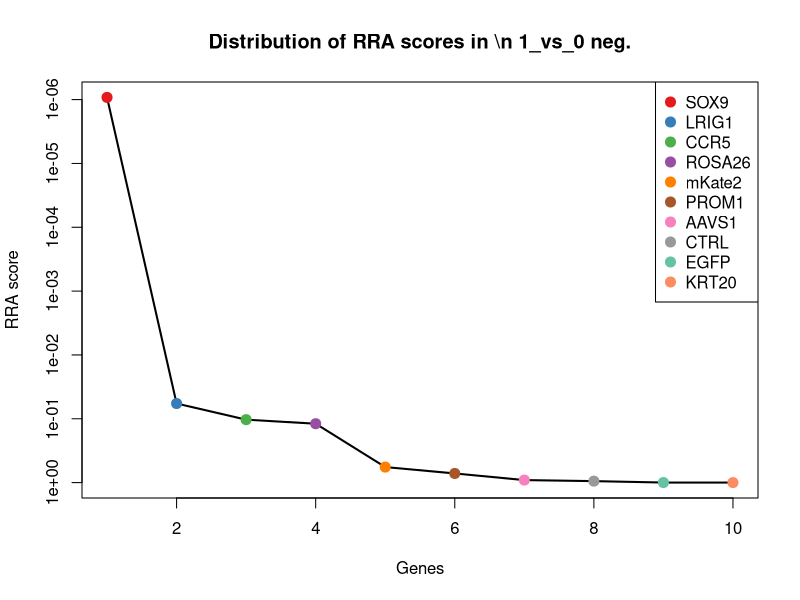
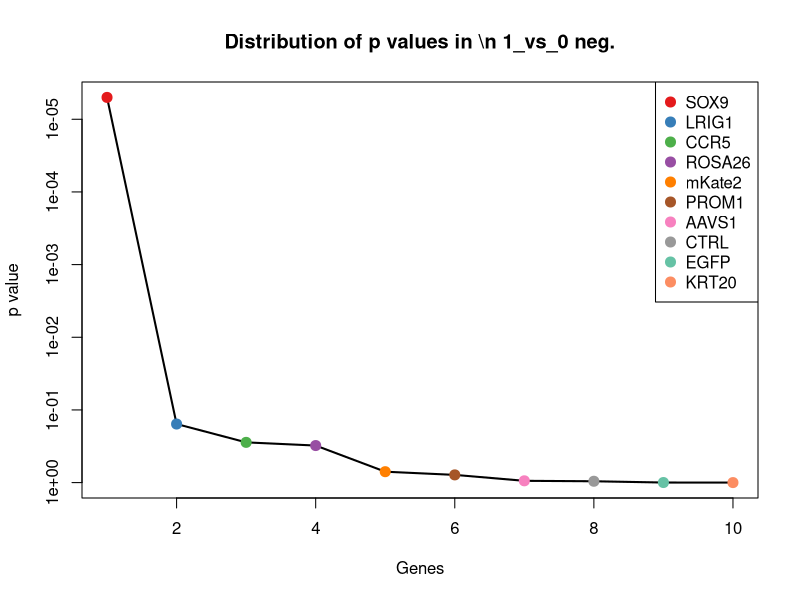
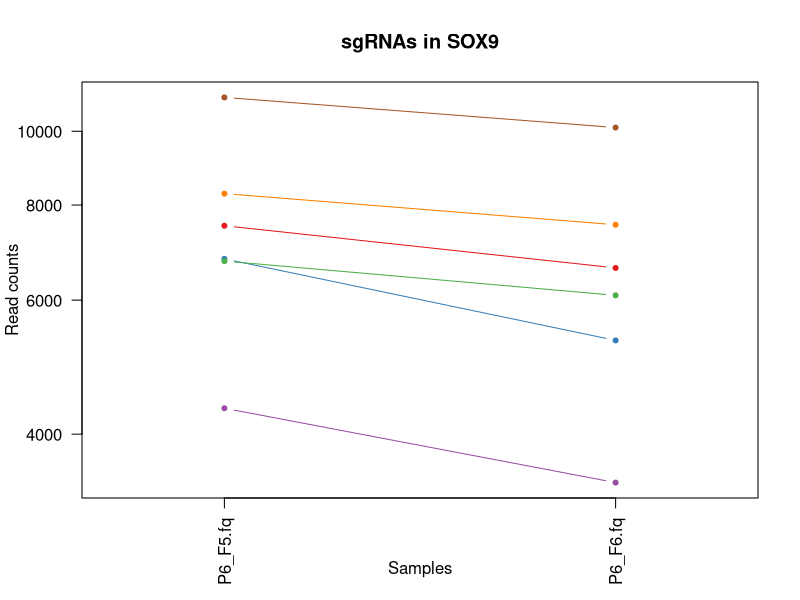
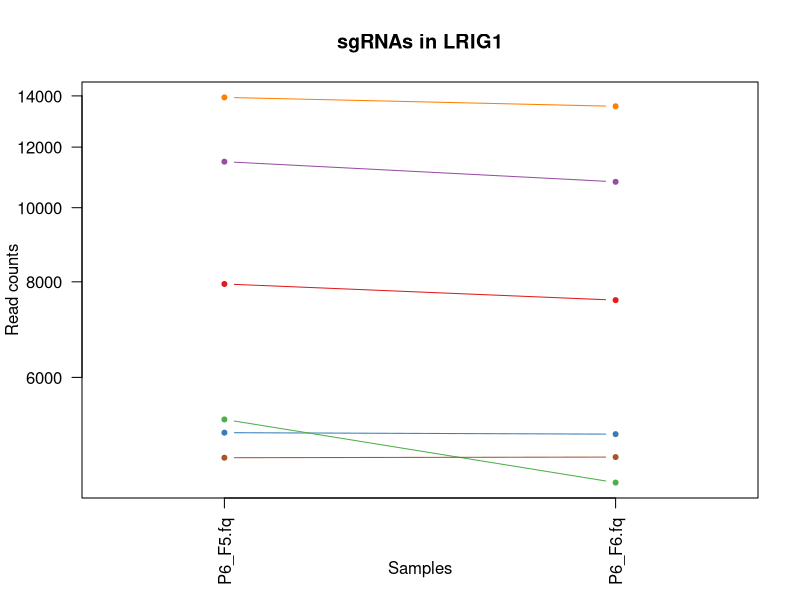
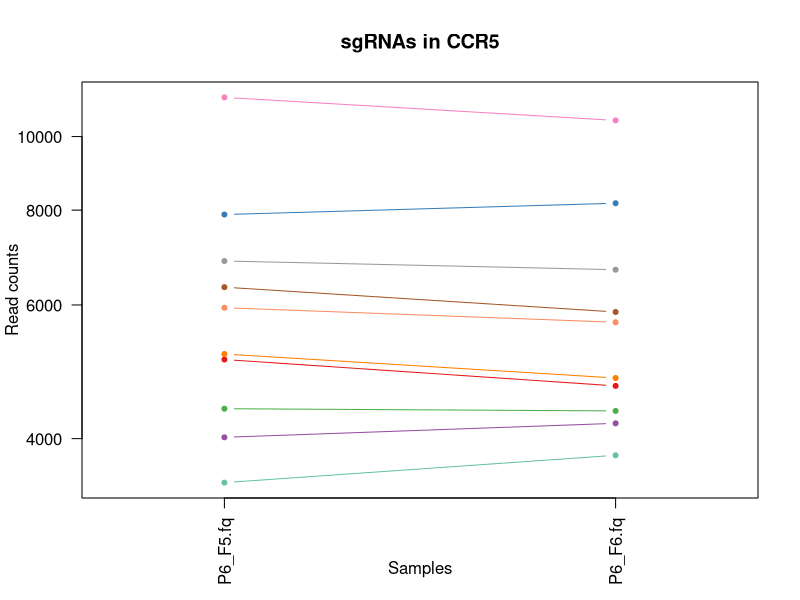
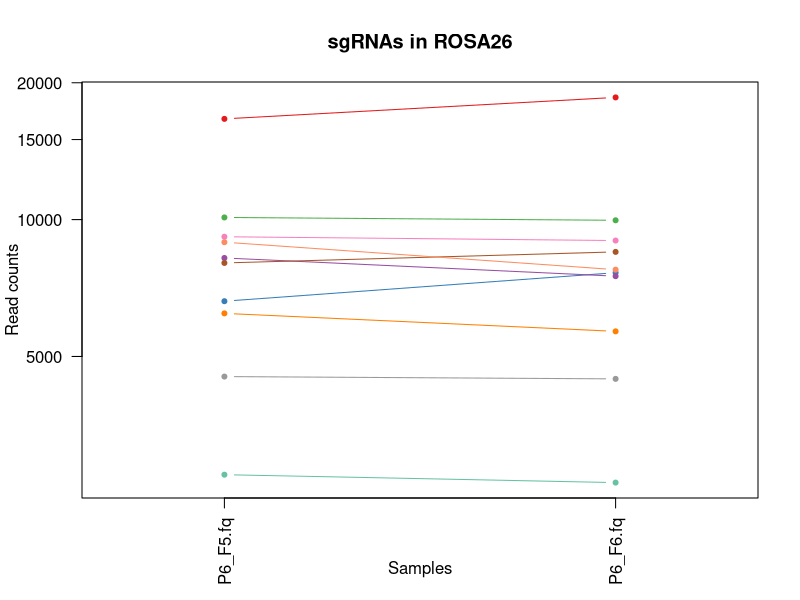
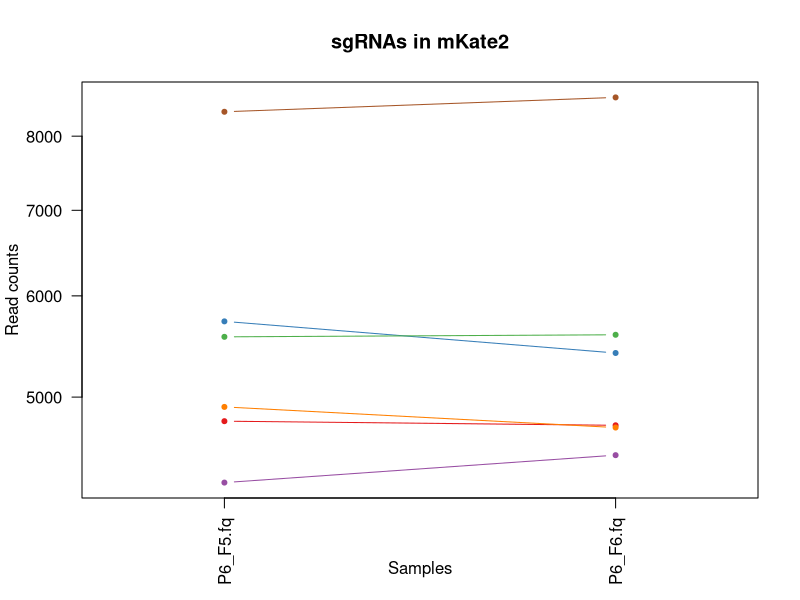
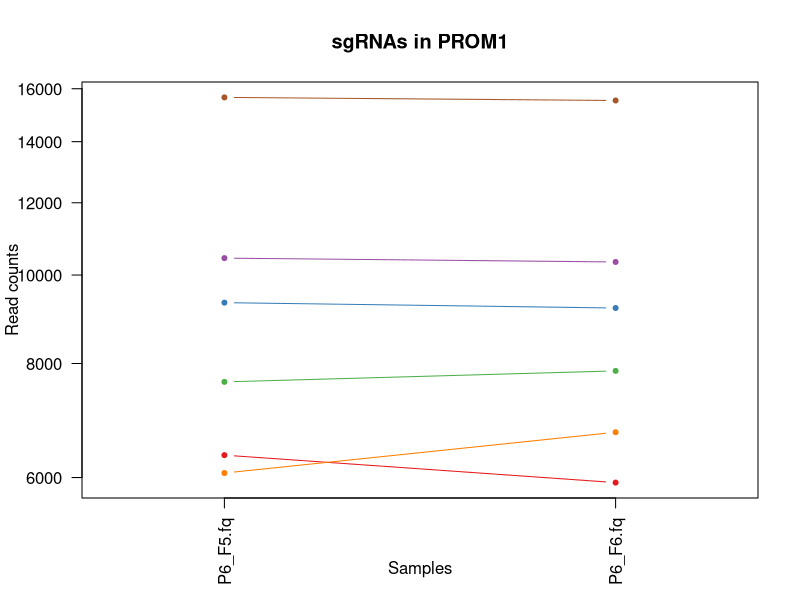

R code for these plots, in order: (Note: this script raises an error after producing the figures.)
pdf(file='P6_01_day3.pdf',width=4.5,height=4.5);
gstable=read.table('P6_01_day3.gene_summary.txt',header=T)
# 
#
# parameters
# Do not modify the variables beginning with "__"

# gstablename='__GENE_SUMMARY_FILE__'
startindex=3
# outputfile='__OUTPUT_FILE__'
targetgenelist=c("SOX9","LRIG1","CCR5","ROSA26","mKate2","PROM1","AAVS1","CTRL","EGFP","KRT20")
# samplelabel=sub('.\\w+.\\w+$','',colnames(gstable)[startindex]);
samplelabel='1_vs_0 neg.'


# You need to write some codes in front of this code:
# gstable=read.table(gstablename,header=T)
# pdf(file=outputfile,width=6,height=6)


# set up color using RColorBrewer
#library(RColorBrewer)
#colors <- brewer.pal(length(targetgenelist), "Set1")

colors=c( "#E41A1C", "#377EB8", "#4DAF4A", "#984EA3", "#FF7F00",  "#A65628", "#F781BF",
          "#999999", "#66C2A5", "#FC8D62", "#8DA0CB", "#E78AC3", "#A6D854", "#FFD92F", "#E5C494", "#B3B3B3", 
          "#8DD3C7", "#FFFFB3", "#BEBADA", "#FB8072", "#80B1D3", "#FDB462", "#B3DE69", "#FCCDE5",
          "#D9D9D9", "#BC80BD", "#CCEBC5", "#FFED6F")

######
# function definition

plotrankedvalues<-function(val, tglist, ...){
  
  plot(val,log='y',ylim=c(max(val),min(val)),type='l',lwd=2, ...)
  if(length(tglist)>0){
    for(i in 1:length(tglist)){
      targetgene=tglist[i];
      tx=which(names(val)==targetgene);ty=val[targetgene];
      points(tx,ty,col=colors[(i %% length(colors)) ],cex=2,pch=20)
      # text(tx+50,ty,targetgene,col=colors[i])
    }
    legend('topright',tglist,pch=20,pt.cex = 2,cex=1,col=colors)
  }
}



plotrandvalues<-function(val,targetgenelist, ...){
  # choose the one with the best distance distribution
  
  mindiffvalue=0;
  randval=val;
  for(i in 1:20){
    randval0=sample(val)
    vindex=sort(which(names(randval0) %in% targetgenelist))
    if(max(vindex)>0.9*length(val)){
      # print('pass...')
      next;
    }
    mindiffind=min(diff(vindex));
    if (mindiffind > mindiffvalue){
      mindiffvalue=mindiffind;
      randval=randval0;
      # print(paste('Diff: ',mindiffvalue))
    }
  }
  plot(randval,log='y',ylim=c(max(randval),min(randval)),pch=20,col='grey', ...)
  
  if(length(targetgenelist)>0){
    for(i in 1:length(targetgenelist)){
      targetgene=targetgenelist[i];
      tx=which(names(randval)==targetgene);ty=randval[targetgene];
      points(tx,ty,col=colors[(i %% length(colors)) ],cex=2,pch=20)
      text(tx+50,ty,targetgene,col=colors[i])
    }
  }
  
}




# set.seed(1235)



pvec=gstable[,startindex]
names(pvec)=gstable[,'id']
pvec=sort(pvec);

plotrankedvalues(pvec,targetgenelist,xlab='Genes',ylab='RRA score',main=paste('Distribution of RRA scores in \\n',samplelabel))

# plotrandvalues(pvec,targetgenelist,xlab='Genes',ylab='RRA score',main=paste('Distribution of RRA scores in \\n',samplelabel))


pvec=gstable[,startindex+1]
names(pvec)=gstable[,'id']
pvec=sort(pvec);

plotrankedvalues(pvec,targetgenelist,xlab='Genes',ylab='p value',main=paste('Distribution of p values in \\n',samplelabel))

# plotrandvalues(pvec,targetgenelist,xlab='Genes',ylab='p value',main=paste('Distribution of p values in \\n',samplelabel))



# you need to write after this code:
# dev.off()






# parameters
# Do not modify the variables beginning with "__"
targetmat=list(c(7512.956004536547,6613.16435844126),c(6797.2465165098465,5310.996983250611),c(6751.393262402286,6086.47878681176),c(4325.1580341892095,3454.05413927689),c(8279.502796030325,7536.118122058669),c(11077.548106463399,10112.362975286393))
targetgene="SOX9"
collabel=c("P6_F5.fq","P6_F6.fq")

# set up color using RColorBrewer
#library(RColorBrewer)
#colors <- brewer.pal(length(targetgenelist), "Set1")

colors=c( "#E41A1C", "#377EB8", "#4DAF4A", "#984EA3", "#FF7F00",  "#A65628", "#F781BF",
          "#999999", "#66C2A5", "#FC8D62", "#8DA0CB", "#E78AC3", "#A6D854", "#FFD92F", "#E5C494", "#B3B3B3", 
          "#8DD3C7", "#FFFFB3", "#BEBADA", "#FB8072", "#80B1D3", "#FDB462", "#B3DE69", "#FCCDE5",
          "#D9D9D9", "#BC80BD", "#CCEBC5", "#FFED6F")


## code

targetmatvec=unlist(targetmat)+1
yrange=range(targetmatvec[targetmatvec>0]);
# yrange[1]=1; # set the minimum value to 1
for(i in 1:length(targetmat)){
  vali=targetmat[[i]]+1;
  if(i==1){
    plot(1:length(vali),vali,type='b',las=1,pch=20,main=paste('sgRNAs in',targetgene),ylab='Read counts',xlab='Samples',xlim=c(0.7,length(vali)+0.3),ylim = yrange,col=colors[(i %% length(colors))],xaxt='n',log='y')
    axis(1,at=1:length(vali),labels=(collabel),las=2)
    # lines(0:100,rep(1,101),col='black');
  }else{
    lines(1:length(vali),vali,type='b',pch=20,col=colors[(i %% length(colors))])
  }
}




# parameters
# Do not modify the variables beginning with "__"
targetmat=list(c(7947.565108686465,7570.227282888008),c(5079.743107220146,5057.1846982558245),c(5286.082750704167,4370.9886392185335),c(11484.24653420002,10809.594351062588),c(13935.402009210684,13567.42032517591),c(4710.923454615858,4720.105932412945))
targetgene="LRIG1"
collabel=c("P6_F5.fq","P6_F6.fq")

# set up color using RColorBrewer
#library(RColorBrewer)
#colors <- brewer.pal(length(targetgenelist), "Set1")

colors=c( "#E41A1C", "#377EB8", "#4DAF4A", "#984EA3", "#FF7F00",  "#A65628", "#F781BF",
          "#999999", "#66C2A5", "#FC8D62", "#8DA0CB", "#E78AC3", "#A6D854", "#FFD92F", "#E5C494", "#B3B3B3", 
          "#8DD3C7", "#FFFFB3", "#BEBADA", "#FB8072", "#80B1D3", "#FDB462", "#B3DE69", "#FCCDE5",
          "#D9D9D9", "#BC80BD", "#CCEBC5", "#FFED6F")


## code

targetmatvec=unlist(targetmat)+1
yrange=range(targetmatvec[targetmatvec>0]);
# yrange[1]=1; # set the minimum value to 1
for(i in 1:length(targetmat)){
  vali=targetmat[[i]]+1;
  if(i==1){
    plot(1:length(vali),vali,type='b',las=1,pch=20,main=paste('sgRNAs in',targetgene),ylab='Read counts',xlab='Samples',xlim=c(0.7,length(vali)+0.3),ylim = yrange,col=colors[(i %% length(colors))],xaxt='n',log='y')
    axis(1,at=1:length(vali),labels=(collabel),las=2)
    # lines(0:100,rep(1,101),col='black');
  }else{
    lines(1:length(vali),vali,type='b',pch=20,col=colors[(i %% length(colors))])
  }
}




# parameters
# Do not modify the variables beginning with "__"
targetmat=list(c(5083.73034670776,4693.0192458719985),c(7892.740565731773,8168.140808014068),c(4378.985767271998,4349.921216353353),c(4015.1501640272268,4189.407518332934),c(5169.455995691459,4806.38204509892),c(6331.73630633092,5872.794926322078),c(11259.964313021737,10500.605482373281),c(6855.061489080248,6676.3666270368),c(3499.7994602531267,3802.1682218586734),c(5948.961315519983,5692.217016049107))
targetgene="CCR5"
collabel=c("P6_F5.fq","P6_F6.fq")

# set up color using RColorBrewer
#library(RColorBrewer)
#colors <- brewer.pal(length(targetgenelist), "Set1")

colors=c( "#E41A1C", "#377EB8", "#4DAF4A", "#984EA3", "#FF7F00",  "#A65628", "#F781BF",
          "#999999", "#66C2A5", "#FC8D62", "#8DA0CB", "#E78AC3", "#A6D854", "#FFD92F", "#E5C494", "#B3B3B3", 
          "#8DD3C7", "#FFFFB3", "#BEBADA", "#FB8072", "#80B1D3", "#FDB462", "#B3DE69", "#FCCDE5",
          "#D9D9D9", "#BC80BD", "#CCEBC5", "#FFED6F")


## code

targetmatvec=unlist(targetmat)+1
yrange=range(targetmatvec[targetmatvec>0]);
# yrange[1]=1; # set the minimum value to 1
for(i in 1:length(targetmat)){
  vali=targetmat[[i]]+1;
  if(i==1){
    plot(1:length(vali),vali,type='b',las=1,pch=20,main=paste('sgRNAs in',targetgene),ylab='Read counts',xlab='Samples',xlim=c(0.7,length(vali)+0.3),ylim = yrange,col=colors[(i %% length(colors))],xaxt='n',log='y')
    axis(1,at=1:length(vali),labels=(collabel),las=2)
    # lines(0:100,rep(1,101),col='black');
  }else{
    lines(1:length(vali),vali,type='b',pch=20,col=colors[(i %% length(colors))])
  }
}




# parameters
# Do not modify the variables beginning with "__"
targetmat=list(c(16655.696149635285,18568.425229124587),c(6613.833500079605,7641.455236384569),c(10108.648910973214,9964.891015230132),c(8232.652732050861,7508.028224905096),c(6218.099980933923,5677.168856859692),c(8028.306708310647,8490.171414667535),c(9167.660391896326,8992.77993159397),c(4514.551909850871,4462.280804967646),c(2746.2111970940937,2638.443911210636),c(8918.457923920456,7759.834088674628))
targetgene="ROSA26"
collabel=c("P6_F5.fq","P6_F6.fq")

# set up color using RColorBrewer
#library(RColorBrewer)
#colors <- brewer.pal(length(targetgenelist), "Set1")

colors=c( "#E41A1C", "#377EB8", "#4DAF4A", "#984EA3", "#FF7F00",  "#A65628", "#F781BF",
          "#999999", "#66C2A5", "#FC8D62", "#8DA0CB", "#E78AC3", "#A6D854", "#FFD92F", "#E5C494", "#B3B3B3", 
          "#8DD3C7", "#FFFFB3", "#BEBADA", "#FB8072", "#80B1D3", "#FDB462", "#B3DE69", "#FCCDE5",
          "#D9D9D9", "#BC80BD", "#CCEBC5", "#FFED6F")


## code

targetmatvec=unlist(targetmat)+1
yrange=range(targetmatvec[targetmatvec>0]);
# yrange[1]=1; # set the minimum value to 1
for(i in 1:length(targetmat)){
  vali=targetmat[[i]]+1;
  if(i==1){
    plot(1:length(vali),vali,type='b',las=1,pch=20,main=paste('sgRNAs in',targetgene),ylab='Read counts',xlab='Samples',xlim=c(0.7,length(vali)+0.3),ylim = yrange,col=colors[(i %% length(colors))],xaxt='n',log='y')
    axis(1,at=1:length(vali),labels=(collabel),las=2)
    # lines(0:100,rep(1,101),col='black');
  }else{
    lines(1:length(vali),vali,type='b',pch=20,col=colors[(i %% length(colors))])
  }
}




# parameters
# Do not modify the variables beginning with "__"
targetmat=list(c(4786.681004880522,4751.205461404401),c(5729.6631437012165,5412.321255126001),c(5572.167183940466,5592.899165398972),c(4285.2856393130705,4502.409229472752),c(4911.282238868457,4732.144459764476),c(8358.2507759107,8577.450737966137))
targetgene="mKate2"
collabel=c("P6_F5.fq","P6_F6.fq")

# set up color using RColorBrewer
#library(RColorBrewer)
#colors <- brewer.pal(length(targetgenelist), "Set1")

colors=c( "#E41A1C", "#377EB8", "#4DAF4A", "#984EA3", "#FF7F00",  "#A65628", "#F781BF",
          "#999999", "#66C2A5", "#FC8D62", "#8DA0CB", "#E78AC3", "#A6D854", "#FFD92F", "#E5C494", "#B3B3B3", 
          "#8DD3C7", "#FFFFB3", "#BEBADA", "#FB8072", "#80B1D3", "#FDB462", "#B3DE69", "#FCCDE5",
          "#D9D9D9", "#BC80BD", "#CCEBC5", "#FFED6F")


## code

targetmatvec=unlist(targetmat)+1
yrange=range(targetmatvec[targetmatvec>0]);
# yrange[1]=1; # set the minimum value to 1
for(i in 1:length(targetmat)){
  vali=targetmat[[i]]+1;
  if(i==1){
    plot(1:length(vali),vali,type='b',las=1,pch=20,main=paste('sgRNAs in',targetgene),ylab='Read counts',xlab='Samples',xlim=c(0.7,length(vali)+0.3),ylim = yrange,col=colors[(i %% length(colors))],xaxt='n',log='y')
    axis(1,at=1:length(vali),labels=(collabel),las=2)
    # lines(0:100,rep(1,101),col='black');
  }else{
    lines(1:length(vali),vali,type='b',pch=20,col=colors[(i %% length(colors))])
  }
}




# parameters
# Do not modify the variables beginning with "__"
targetmat=list(c(6347.685264281376,5922.955456953458),c(9326.15316152898,9200.444528407888),c(7636.560428652579,7851.126254423742),c(10434.605739085653,10334.072520677097),c(6067.581690276497,6725.523947055553),c(15651.90860862848,15530.70349408816))
targetgene="PROM1"
collabel=c("P6_F5.fq","P6_F6.fq")

# set up color using RColorBrewer
#library(RColorBrewer)
#colors <- brewer.pal(length(targetgenelist), "Set1")

colors=c( "#E41A1C", "#377EB8", "#4DAF4A", "#984EA3", "#FF7F00",  "#A65628", "#F781BF",
          "#999999", "#66C2A5", "#FC8D62", "#8DA0CB", "#E78AC3", "#A6D854", "#FFD92F", "#E5C494", "#B3B3B3", 
          "#8DD3C7", "#FFFFB3", "#BEBADA", "#FB8072", "#80B1D3", "#FDB462", "#B3DE69", "#FCCDE5",
          "#D9D9D9", "#BC80BD", "#CCEBC5", "#FFED6F")


## code

targetmatvec=unlist(targetmat)+1
yrange=range(targetmatvec[targetmatvec>0]);
# yrange[1]=1; # set the minimum value to 1
for(i in 1:length(targetmat)){
  vali=targetmat[[i]]+1;
  if(i==1){
    plot(1:length(vali),vali,type='b',las=1,pch=20,main=paste('sgRNAs in',targetgene),ylab='Read counts',xlab='Samples',xlim=c(0.7,length(vali)+0.3),ylim = yrange,col=colors[(i %% length(colors))],xaxt='n',log='y')
    axis(1,at=1:length(vali),labels=(collabel),las=2)
    # lines(0:100,rep(1,101),col='black');
  }else{
    lines(1:length(vali),vali,type='b',pch=20,col=colors[(i %% length(colors))])
  }
}




# parameters
# Do not modify the variables beginning with "__"
targetmat=list(c(8972.285657003245,9334.874750499988),c(4571.37007254937,5592.899165398972),c(6300.835200301912,6773.678056461679),c(3801.832851439882,3905.4989149593184),c(6603.865401360571,6241.9764317690415),c(2037.4793781707178,2028.4918587330444),c(5140.548509406259,5278.894243646528),c(9605.259925661956,10175.565243881932),c(2611.641864387124,2771.8709226901096),c(3651.314560782456,3613.564626684681))
targetgene="AAVS1"
collabel=c("P6_F5.fq","P6_F6.fq")

# set up color using RColorBrewer
#library(RColorBrewer)
#colors <- brewer.pal(length(targetgenelist), "Set1")

colors=c( "#E41A1C", "#377EB8", "#4DAF4A", "#984EA3", "#FF7F00",  "#A65628", "#F781BF",
          "#999999", "#66C2A5", "#FC8D62", "#8DA0CB", "#E78AC3", "#A6D854", "#FFD92F", "#E5C494", "#B3B3B3", 
          "#8DD3C7", "#FFFFB3", "#BEBADA", "#FB8072", "#80B1D3", "#FDB462", "#B3DE69", "#FCCDE5",
          "#D9D9D9", "#BC80BD", "#CCEBC5", "#FFED6F")


## code

targetmatvec=unlist(targetmat)+1
yrange=range(targetmatvec[targetmatvec>0]);
# yrange[1]=1; # set the minimum value to 1
for(i in 1:length(targetmat)){
  vali=targetmat[[i]]+1;
  if(i==1){
    plot(1:length(vali),vali,type='b',las=1,pch=20,main=paste('sgRNAs in',targetgene),ylab='Read counts',xlab='Samples',xlim=c(0.7,length(vali)+0.3),ylim = yrange,col=colors[(i %% length(colors))],xaxt='n',log='y')
    axis(1,at=1:length(vali),labels=(collabel),las=2)
    # lines(0:100,rep(1,101),col='black');
  }else{
    lines(1:length(vali),vali,type='b',pch=20,col=colors[(i %% length(colors))])
  }
}




# parameters
# Do not modify the variables beginning with "__"
targetmat=list(c(5408.690364948296,5565.812478858026),c(4839.511928091407,4944.825109641531),c(17255.775692521183,17325.44728007897),c(3034.2892500742005,3184.1904844800606),c(5642.940684845614,5534.712949866571),c(11353.664440980665,11373.39871535931),c(6399.519377620357,6246.99248483218),c(6645.731415980516,6868.983064661303),c(6067.581690276497,6043.340730468773),c(9999.996634935735,9621.792985711487))
targetgene="CTRL"
collabel=c("P6_F5.fq","P6_F6.fq")

# set up color using RColorBrewer
#library(RColorBrewer)
#colors <- brewer.pal(length(targetgenelist), "Set1")

colors=c( "#E41A1C", "#377EB8", "#4DAF4A", "#984EA3", "#FF7F00",  "#A65628", "#F781BF",
          "#999999", "#66C2A5", "#FC8D62", "#8DA0CB", "#E78AC3", "#A6D854", "#FFD92F", "#E5C494", "#B3B3B3", 
          "#8DD3C7", "#FFFFB3", "#BEBADA", "#FB8072", "#80B1D3", "#FDB462", "#B3DE69", "#FCCDE5",
          "#D9D9D9", "#BC80BD", "#CCEBC5", "#FFED6F")


## code

targetmatvec=unlist(targetmat)+1
yrange=range(targetmatvec[targetmatvec>0]);
# yrange[1]=1; # set the minimum value to 1
for(i in 1:length(targetmat)){
  vali=targetmat[[i]]+1;
  if(i==1){
    plot(1:length(vali),vali,type='b',las=1,pch=20,main=paste('sgRNAs in',targetgene),ylab='Read counts',xlab='Samples',xlim=c(0.7,length(vali)+0.3),ylim = yrange,col=colors[(i %% length(colors))],xaxt='n',log='y')
    axis(1,at=1:length(vali),labels=(collabel),las=2)
    # lines(0:100,rep(1,101),col='black');
  }else{
    lines(1:length(vali),vali,type='b',pch=20,col=colors[(i %% length(colors))])
  }
}




# parameters
# Do not modify the variables beginning with "__"
targetmat=list(c(2972.487038016184,3635.635260162489),c(5115.628262608671,5874.801347547333),c(3615.4294053939307,3770.06548225459),c(3264.552330483905,3982.746132131645),c(4826.553399756662,5467.49783882052),c(9971.089148650533,10257.828514117398))
targetgene="EGFP"
collabel=c("P6_F5.fq","P6_F6.fq")

# set up color using RColorBrewer
#library(RColorBrewer)
#colors <- brewer.pal(length(targetgenelist), "Set1")

colors=c( "#E41A1C", "#377EB8", "#4DAF4A", "#984EA3", "#FF7F00",  "#A65628", "#F781BF",
          "#999999", "#66C2A5", "#FC8D62", "#8DA0CB", "#E78AC3", "#A6D854", "#FFD92F", "#E5C494", "#B3B3B3", 
          "#8DD3C7", "#FFFFB3", "#BEBADA", "#FB8072", "#80B1D3", "#FDB462", "#B3DE69", "#FCCDE5",
          "#D9D9D9", "#BC80BD", "#CCEBC5", "#FFED6F")


## code

targetmatvec=unlist(targetmat)+1
yrange=range(targetmatvec[targetmatvec>0]);
# yrange[1]=1; # set the minimum value to 1
for(i in 1:length(targetmat)){
  vali=targetmat[[i]]+1;
  if(i==1){
    plot(1:length(vali),vali,type='b',las=1,pch=20,main=paste('sgRNAs in',targetgene),ylab='Read counts',xlab='Samples',xlim=c(0.7,length(vali)+0.3),ylim = yrange,col=colors[(i %% length(colors))],xaxt='n',log='y')
    axis(1,at=1:length(vali),labels=(collabel),las=2)
    # lines(0:100,rep(1,101),col='black');
  }else{
    lines(1:length(vali),vali,type='b',pch=20,col=colors[(i %% length(colors))])
  }
}




# parameters
# Do not modify the variables beginning with "__"
targetmat=list(c(2917.662495061493,3349.7202355636177),c(5238.2358768528,5689.207384211224),c(3644.3368916791314,4061.9997705292267),c(1825.1588754552763,2364.5674139632965),c(6104.463655536926,7111.760032917186),c(3758.970026948032,4344.905163290215))
targetgene="KRT20"
collabel=c("P6_F5.fq","P6_F6.fq")

# set up color using RColorBrewer
#library(RColorBrewer)
#colors <- brewer.pal(length(targetgenelist), "Set1")

colors=c( "#E41A1C", "#377EB8", "#4DAF4A", "#984EA3", "#FF7F00",  "#A65628", "#F781BF",
          "#999999", "#66C2A5", "#FC8D62", "#8DA0CB", "#E78AC3", "#A6D854", "#FFD92F", "#E5C494", "#B3B3B3", 
          "#8DD3C7", "#FFFFB3", "#BEBADA", "#FB8072", "#80B1D3", "#FDB462", "#B3DE69", "#FCCDE5",
          "#D9D9D9", "#BC80BD", "#CCEBC5", "#FFED6F")


## code

targetmatvec=unlist(targetmat)+1
yrange=range(targetmatvec[targetmatvec>0]);
# yrange[1]=1; # set the minimum value to 1
for(i in 1:length(targetmat)){
  vali=targetmat[[i]]+1;
  if(i==1){
    plot(1:length(vali),vali,type='b',las=1,pch=20,main=paste('sgRNAs in',targetgene),ylab='Read counts',xlab='Samples',xlim=c(0.7,length(vali)+0.3),ylim = yrange,col=colors[(i %% length(colors))],xaxt='n',log='y')
    axis(1,at=1:length(vali),labels=(collabel),las=2)
    # lines(0:100,rep(1,101),col='black');
  }else{
    lines(1:length(vali),vali,type='b',pch=20,col=colors[(i %% length(colors))])
  }
}



# 
#
# parameters
# Do not modify the variables beginning with "__"

# gstablename='__GENE_SUMMARY_FILE__'
startindex=9
# outputfile='__OUTPUT_FILE__'
targetgenelist=c("KRT20","EGFP","AAVS1","ROSA26","PROM1","CCR5","mKate2","CTRL","LRIG1","SOX9")
# samplelabel=sub('.\\w+.\\w+$','',colnames(gstable)[startindex]);
samplelabel='1_vs_0 pos.'


# You need to write some codes in front of this code:
# gstable=read.table(gstablename,header=T)
# pdf(file=outputfile,width=6,height=6)


# set up color using RColorBrewer
#library(RColorBrewer)
#colors <- brewer.pal(length(targetgenelist), "Set1")

colors=c( "#E41A1C", "#377EB8", "#4DAF4A", "#984EA3", "#FF7F00",  "#A65628", "#F781BF",
          "#999999", "#66C2A5", "#FC8D62", "#8DA0CB", "#E78AC3", "#A6D854", "#FFD92F", "#E5C494", "#B3B3B3", 
          "#8DD3C7", "#FFFFB3", "#BEBADA", "#FB8072", "#80B1D3", "#FDB462", "#B3DE69", "#FCCDE5",
          "#D9D9D9", "#BC80BD", "#CCEBC5", "#FFED6F")

######
# function definition

plotrankedvalues<-function(val, tglist, ...){
  
  plot(val,log='y',ylim=c(max(val),min(val)),type='l',lwd=2, ...)
  if(length(tglist)>0){
    for(i in 1:length(tglist)){
      targetgene=tglist[i];
      tx=which(names(val)==targetgene);ty=val[targetgene];
      points(tx,ty,col=colors[(i %% length(colors)) ],cex=2,pch=20)
      # text(tx+50,ty,targetgene,col=colors[i])
    }
    legend('topright',tglist,pch=20,pt.cex = 2,cex=1,col=colors)
  }
}



plotrandvalues<-function(val,targetgenelist, ...){
  # choose the one with the best distance distribution
  
  mindiffvalue=0;
  randval=val;
  for(i in 1:20){
    randval0=sample(val)
    vindex=sort(which(names(randval0) %in% targetgenelist))
    if(max(vindex)>0.9*length(val)){
      # print('pass...')
      next;
    }
    mindiffind=min(diff(vindex));
    if (mindiffind > mindiffvalue){
      mindiffvalue=mindiffind;
      randval=randval0;
      # print(paste('Diff: ',mindiffvalue))
    }
  }
  plot(randval,log='y',ylim=c(max(randval),min(randval)),pch=20,col='grey', ...)
  
  if(length(targetgenelist)>0){
    for(i in 1:length(targetgenelist)){
      targetgene=targetgenelist[i];
      tx=which(names(randval)==targetgene);ty=randval[targetgene];
      points(tx,ty,col=colors[(i %% length(colors)) ],cex=2,pch=20)
      text(tx+50,ty,targetgene,col=colors[i])
    }
  }
  
}




# set.seed(1235)



pvec=gstable[,startindex]
names(pvec)=gstable[,'id']
pvec=sort(pvec);

plotrankedvalues(pvec,targetgenelist,xlab='Genes',ylab='RRA score',main=paste('Distribution of RRA scores in \\n',samplelabel))

# plotrandvalues(pvec,targetgenelist,xlab='Genes',ylab='RRA score',main=paste('Distribution of RRA scores in \\n',samplelabel))


pvec=gstable[,startindex+1]
names(pvec)=gstable[,'id']
pvec=sort(pvec);

plotrankedvalues(pvec,targetgenelist,xlab='Genes',ylab='p value',main=paste('Distribution of p values in \\n',samplelabel))

# plotrandvalues(pvec,targetgenelist,xlab='Genes',ylab='p value',main=paste('Distribution of p values in \\n',samplelabel))



# you need to write after this code:
# dev.off()






# parameters
# Do not modify the variables beginning with "__"
targetmat=list(c(2917.662495061493,3349.7202355636177),c(5238.2358768528,5689.207384211224),c(3644.3368916791314,4061.9997705292267),c(1825.1588754552763,2364.5674139632965),c(6104.463655536926,7111.760032917186),c(3758.970026948032,4344.905163290215))
targetgene="KRT20"
collabel=c("P6_F5.fq","P6_F6.fq")

# set up color using RColorBrewer
#library(RColorBrewer)
#colors <- brewer.pal(length(targetgenelist), "Set1")

colors=c( "#E41A1C", "#377EB8", "#4DAF4A", "#984EA3", "#FF7F00",  "#A65628", "#F781BF",
          "#999999", "#66C2A5", "#FC8D62", "#8DA0CB", "#E78AC3", "#A6D854", "#FFD92F", "#E5C494", "#B3B3B3", 
          "#8DD3C7", "#FFFFB3", "#BEBADA", "#FB8072", "#80B1D3", "#FDB462", "#B3DE69", "#FCCDE5",
          "#D9D9D9", "#BC80BD", "#CCEBC5", "#FFED6F")


## code

targetmatvec=unlist(targetmat)+1
yrange=range(targetmatvec[targetmatvec>0]);
# yrange[1]=1; # set the minimum value to 1
for(i in 1:length(targetmat)){
  vali=targetmat[[i]]+1;
  if(i==1){
    plot(1:length(vali),vali,type='b',las=1,pch=20,main=paste('sgRNAs in',targetgene),ylab='Read counts',xlab='Samples',xlim=c(0.7,length(vali)+0.3),ylim = yrange,col=colors[(i %% length(colors))],xaxt='n',log='y')
    axis(1,at=1:length(vali),labels=(collabel),las=2)
    # lines(0:100,rep(1,101),col='black');
  }else{
    lines(1:length(vali),vali,type='b',pch=20,col=colors[(i %% length(colors))])
  }
}




# parameters
# Do not modify the variables beginning with "__"
targetmat=list(c(2972.487038016184,3635.635260162489),c(5115.628262608671,5874.801347547333),c(3615.4294053939307,3770.06548225459),c(3264.552330483905,3982.746132131645),c(4826.553399756662,5467.49783882052),c(9971.089148650533,10257.828514117398))
targetgene="EGFP"
collabel=c("P6_F5.fq","P6_F6.fq")

# set up color using RColorBrewer
#library(RColorBrewer)
#colors <- brewer.pal(length(targetgenelist), "Set1")

colors=c( "#E41A1C", "#377EB8", "#4DAF4A", "#984EA3", "#FF7F00",  "#A65628", "#F781BF",
          "#999999", "#66C2A5", "#FC8D62", "#8DA0CB", "#E78AC3", "#A6D854", "#FFD92F", "#E5C494", "#B3B3B3", 
          "#8DD3C7", "#FFFFB3", "#BEBADA", "#FB8072", "#80B1D3", "#FDB462", "#B3DE69", "#FCCDE5",
          "#D9D9D9", "#BC80BD", "#CCEBC5", "#FFED6F")


## code

targetmatvec=unlist(targetmat)+1
yrange=range(targetmatvec[targetmatvec>0]);
# yrange[1]=1; # set the minimum value to 1
for(i in 1:length(targetmat)){
  vali=targetmat[[i]]+1;
  if(i==1){
    plot(1:length(vali),vali,type='b',las=1,pch=20,main=paste('sgRNAs in',targetgene),ylab='Read counts',xlab='Samples',xlim=c(0.7,length(vali)+0.3),ylim = yrange,col=colors[(i %% length(colors))],xaxt='n',log='y')
    axis(1,at=1:length(vali),labels=(collabel),las=2)
    # lines(0:100,rep(1,101),col='black');
  }else{
    lines(1:length(vali),vali,type='b',pch=20,col=colors[(i %% length(colors))])
  }
}




# parameters
# Do not modify the variables beginning with "__"
targetmat=list(c(8972.285657003245,9334.874750499988),c(4571.37007254937,5592.899165398972),c(6300.835200301912,6773.678056461679),c(3801.832851439882,3905.4989149593184),c(6603.865401360571,6241.9764317690415),c(2037.4793781707178,2028.4918587330444),c(5140.548509406259,5278.894243646528),c(9605.259925661956,10175.565243881932),c(2611.641864387124,2771.8709226901096),c(3651.314560782456,3613.564626684681))
targetgene="AAVS1"
collabel=c("P6_F5.fq","P6_F6.fq")

# set up color using RColorBrewer
#library(RColorBrewer)
#colors <- brewer.pal(length(targetgenelist), "Set1")

colors=c( "#E41A1C", "#377EB8", "#4DAF4A", "#984EA3", "#FF7F00",  "#A65628", "#F781BF",
          "#999999", "#66C2A5", "#FC8D62", "#8DA0CB", "#E78AC3", "#A6D854", "#FFD92F", "#E5C494", "#B3B3B3", 
          "#8DD3C7", "#FFFFB3", "#BEBADA", "#FB8072", "#80B1D3", "#FDB462", "#B3DE69", "#FCCDE5",
          "#D9D9D9", "#BC80BD", "#CCEBC5", "#FFED6F")


## code

targetmatvec=unlist(targetmat)+1
yrange=range(targetmatvec[targetmatvec>0]);
# yrange[1]=1; # set the minimum value to 1
for(i in 1:length(targetmat)){
  vali=targetmat[[i]]+1;
  if(i==1){
    plot(1:length(vali),vali,type='b',las=1,pch=20,main=paste('sgRNAs in',targetgene),ylab='Read counts',xlab='Samples',xlim=c(0.7,length(vali)+0.3),ylim = yrange,col=colors[(i %% length(colors))],xaxt='n',log='y')
    axis(1,at=1:length(vali),labels=(collabel),las=2)
    # lines(0:100,rep(1,101),col='black');
  }else{
    lines(1:length(vali),vali,type='b',pch=20,col=colors[(i %% length(colors))])
  }
}




# parameters
# Do not modify the variables beginning with "__"
targetmat=list(c(16655.696149635285,18568.425229124587),c(6613.833500079605,7641.455236384569),c(10108.648910973214,9964.891015230132),c(8232.652732050861,7508.028224905096),c(6218.099980933923,5677.168856859692),c(8028.306708310647,8490.171414667535),c(9167.660391896326,8992.77993159397),c(4514.551909850871,4462.280804967646),c(2746.2111970940937,2638.443911210636),c(8918.457923920456,7759.834088674628))
targetgene="ROSA26"
collabel=c("P6_F5.fq","P6_F6.fq")

# set up color using RColorBrewer
#library(RColorBrewer)
#colors <- brewer.pal(length(targetgenelist), "Set1")

colors=c( "#E41A1C", "#377EB8", "#4DAF4A", "#984EA3", "#FF7F00",  "#A65628", "#F781BF",
          "#999999", "#66C2A5", "#FC8D62", "#8DA0CB", "#E78AC3", "#A6D854", "#FFD92F", "#E5C494", "#B3B3B3", 
          "#8DD3C7", "#FFFFB3", "#BEBADA", "#FB8072", "#80B1D3", "#FDB462", "#B3DE69", "#FCCDE5",
          "#D9D9D9", "#BC80BD", "#CCEBC5", "#FFED6F")


## code

targetmatvec=unlist(targetmat)+1
yrange=range(targetmatvec[targetmatvec>0]);
# yrange[1]=1; # set the minimum value to 1
for(i in 1:length(targetmat)){
  vali=targetmat[[i]]+1;
  if(i==1){
    plot(1:length(vali),vali,type='b',las=1,pch=20,main=paste('sgRNAs in',targetgene),ylab='Read counts',xlab='Samples',xlim=c(0.7,length(vali)+0.3),ylim = yrange,col=colors[(i %% length(colors))],xaxt='n',log='y')
    axis(1,at=1:length(vali),labels=(collabel),las=2)
    # lines(0:100,rep(1,101),col='black');
  }else{
    lines(1:length(vali),vali,type='b',pch=20,col=colors[(i %% length(colors))])
  }
}




# parameters
# Do not modify the variables beginning with "__"
targetmat=list(c(6347.685264281376,5922.955456953458),c(9326.15316152898,9200.444528407888),c(7636.560428652579,7851.126254423742),c(10434.605739085653,10334.072520677097),c(6067.581690276497,6725.523947055553),c(15651.90860862848,15530.70349408816))
targetgene="PROM1"
collabel=c("P6_F5.fq","P6_F6.fq")

# set up color using RColorBrewer
#library(RColorBrewer)
#colors <- brewer.pal(length(targetgenelist), "Set1")

colors=c( "#E41A1C", "#377EB8", "#4DAF4A", "#984EA3", "#FF7F00",  "#A65628", "#F781BF",
          "#999999", "#66C2A5", "#FC8D62", "#8DA0CB", "#E78AC3", "#A6D854", "#FFD92F", "#E5C494", "#B3B3B3", 
          "#8DD3C7", "#FFFFB3", "#BEBADA", "#FB8072", "#80B1D3", "#FDB462", "#B3DE69", "#FCCDE5",
          "#D9D9D9", "#BC80BD", "#CCEBC5", "#FFED6F")


## code

targetmatvec=unlist(targetmat)+1
yrange=range(targetmatvec[targetmatvec>0]);
# yrange[1]=1; # set the minimum value to 1
for(i in 1:length(targetmat)){
  vali=targetmat[[i]]+1;
  if(i==1){
    plot(1:length(vali),vali,type='b',las=1,pch=20,main=paste('sgRNAs in',targetgene),ylab='Read counts',xlab='Samples',xlim=c(0.7,length(vali)+0.3),ylim = yrange,col=colors[(i %% length(colors))],xaxt='n',log='y')
    axis(1,at=1:length(vali),labels=(collabel),las=2)
    # lines(0:100,rep(1,101),col='black');
  }else{
    lines(1:length(vali),vali,type='b',pch=20,col=colors[(i %% length(colors))])
  }
}




# parameters
# Do not modify the variables beginning with "__"
targetmat=list(c(5083.73034670776,4693.0192458719985),c(7892.740565731773,8168.140808014068),c(4378.985767271998,4349.921216353353),c(4015.1501640272268,4189.407518332934),c(5169.455995691459,4806.38204509892),c(6331.73630633092,5872.794926322078),c(11259.964313021737,10500.605482373281),c(6855.061489080248,6676.3666270368),c(3499.7994602531267,3802.1682218586734),c(5948.961315519983,5692.217016049107))
targetgene="CCR5"
collabel=c("P6_F5.fq","P6_F6.fq")

# set up color using RColorBrewer
#library(RColorBrewer)
#colors <- brewer.pal(length(targetgenelist), "Set1")

colors=c( "#E41A1C", "#377EB8", "#4DAF4A", "#984EA3", "#FF7F00",  "#A65628", "#F781BF",
          "#999999", "#66C2A5", "#FC8D62", "#8DA0CB", "#E78AC3", "#A6D854", "#FFD92F", "#E5C494", "#B3B3B3", 
          "#8DD3C7", "#FFFFB3", "#BEBADA", "#FB8072", "#80B1D3", "#FDB462", "#B3DE69", "#FCCDE5",
          "#D9D9D9", "#BC80BD", "#CCEBC5", "#FFED6F")


## code

targetmatvec=unlist(targetmat)+1
yrange=range(targetmatvec[targetmatvec>0]);
# yrange[1]=1; # set the minimum value to 1
for(i in 1:length(targetmat)){
  vali=targetmat[[i]]+1;
  if(i==1){
    plot(1:length(vali),vali,type='b',las=1,pch=20,main=paste('sgRNAs in',targetgene),ylab='Read counts',xlab='Samples',xlim=c(0.7,length(vali)+0.3),ylim = yrange,col=colors[(i %% length(colors))],xaxt='n',log='y')
    axis(1,at=1:length(vali),labels=(collabel),las=2)
    # lines(0:100,rep(1,101),col='black');
  }else{
    lines(1:length(vali),vali,type='b',pch=20,col=colors[(i %% length(colors))])
  }
}




# parameters
# Do not modify the variables beginning with "__"
targetmat=list(c(4786.681004880522,4751.205461404401),c(5729.6631437012165,5412.321255126001),c(5572.167183940466,5592.899165398972),c(4285.2856393130705,4502.409229472752),c(4911.282238868457,4732.144459764476),c(8358.2507759107,8577.450737966137))
targetgene="mKate2"
collabel=c("P6_F5.fq","P6_F6.fq")

# set up color using RColorBrewer
#library(RColorBrewer)
#colors <- brewer.pal(length(targetgenelist), "Set1")

colors=c( "#E41A1C", "#377EB8", "#4DAF4A", "#984EA3", "#FF7F00",  "#A65628", "#F781BF",
          "#999999", "#66C2A5", "#FC8D62", "#8DA0CB", "#E78AC3", "#A6D854", "#FFD92F", "#E5C494", "#B3B3B3", 
          "#8DD3C7", "#FFFFB3", "#BEBADA", "#FB8072", "#80B1D3", "#FDB462", "#B3DE69", "#FCCDE5",
          "#D9D9D9", "#BC80BD", "#CCEBC5", "#FFED6F")


## code

targetmatvec=unlist(targetmat)+1
yrange=range(targetmatvec[targetmatvec>0]);
# yrange[1]=1; # set the minimum value to 1
for(i in 1:length(targetmat)){
  vali=targetmat[[i]]+1;
  if(i==1){
    plot(1:length(vali),vali,type='b',las=1,pch=20,main=paste('sgRNAs in',targetgene),ylab='Read counts',xlab='Samples',xlim=c(0.7,length(vali)+0.3),ylim = yrange,col=colors[(i %% length(colors))],xaxt='n',log='y')
    axis(1,at=1:length(vali),labels=(collabel),las=2)
    # lines(0:100,rep(1,101),col='black');
  }else{
    lines(1:length(vali),vali,type='b',pch=20,col=colors[(i %% length(colors))])
  }
}




# parameters
# Do not modify the variables beginning with "__"
targetmat=list(c(5408.690364948296,5565.812478858026),c(4839.511928091407,4944.825109641531),c(17255.775692521183,17325.44728007897),c(3034.2892500742005,3184.1904844800606),c(5642.940684845614,5534.712949866571),c(11353.664440980665,11373.39871535931),c(6399.519377620357,6246.99248483218),c(6645.731415980516,6868.983064661303),c(6067.581690276497,6043.340730468773),c(9999.996634935735,9621.792985711487))
targetgene="CTRL"
collabel=c("P6_F5.fq","P6_F6.fq")

# set up color using RColorBrewer
#library(RColorBrewer)
#colors <- brewer.pal(length(targetgenelist), "Set1")

colors=c( "#E41A1C", "#377EB8", "#4DAF4A", "#984EA3", "#FF7F00",  "#A65628", "#F781BF",
          "#999999", "#66C2A5", "#FC8D62", "#8DA0CB", "#E78AC3", "#A6D854", "#FFD92F", "#E5C494", "#B3B3B3", 
          "#8DD3C7", "#FFFFB3", "#BEBADA", "#FB8072", "#80B1D3", "#FDB462", "#B3DE69", "#FCCDE5",
          "#D9D9D9", "#BC80BD", "#CCEBC5", "#FFED6F")


## code

targetmatvec=unlist(targetmat)+1
yrange=range(targetmatvec[targetmatvec>0]);
# yrange[1]=1; # set the minimum value to 1
for(i in 1:length(targetmat)){
  vali=targetmat[[i]]+1;
  if(i==1){
    plot(1:length(vali),vali,type='b',las=1,pch=20,main=paste('sgRNAs in',targetgene),ylab='Read counts',xlab='Samples',xlim=c(0.7,length(vali)+0.3),ylim = yrange,col=colors[(i %% length(colors))],xaxt='n',log='y')
    axis(1,at=1:length(vali),labels=(collabel),las=2)
    # lines(0:100,rep(1,101),col='black');
  }else{
    lines(1:length(vali),vali,type='b',pch=20,col=colors[(i %% length(colors))])
  }
}




# parameters
# Do not modify the variables beginning with "__"
targetmat=list(c(7947.565108686465,7570.227282888008),c(5079.743107220146,5057.1846982558245),c(5286.082750704167,4370.9886392185335),c(11484.24653420002,10809.594351062588),c(13935.402009210684,13567.42032517591),c(4710.923454615858,4720.105932412945))
targetgene="LRIG1"
collabel=c("P6_F5.fq","P6_F6.fq")

# set up color using RColorBrewer
#library(RColorBrewer)
#colors <- brewer.pal(length(targetgenelist), "Set1")

colors=c( "#E41A1C", "#377EB8", "#4DAF4A", "#984EA3", "#FF7F00",  "#A65628", "#F781BF",
          "#999999", "#66C2A5", "#FC8D62", "#8DA0CB", "#E78AC3", "#A6D854", "#FFD92F", "#E5C494", "#B3B3B3", 
          "#8DD3C7", "#FFFFB3", "#BEBADA", "#FB8072", "#80B1D3", "#FDB462", "#B3DE69", "#FCCDE5",
          "#D9D9D9", "#BC80BD", "#CCEBC5", "#FFED6F")


## code

targetmatvec=unlist(targetmat)+1
yrange=range(targetmatvec[targetmatvec>0]);
# yrange[1]=1; # set the minimum value to 1
for(i in 1:length(targetmat)){
  vali=targetmat[[i]]+1;
  if(i==1){
    plot(1:length(vali),vali,type='b',las=1,pch=20,main=paste('sgRNAs in',targetgene),ylab='Read counts',xlab='Samples',xlim=c(0.7,length(vali)+0.3),ylim = yrange,col=colors[(i %% length(colors))],xaxt='n',log='y')
    axis(1,at=1:length(vali),labels=(collabel),las=2)
    # lines(0:100,rep(1,101),col='black');
  }else{
    lines(1:length(vali),vali,type='b',pch=20,col=colors[(i %% length(colors))])
  }
}




# parameters
# Do not modify the variables beginning with "__"
targetmat=list(c(7512.956004536547,6613.16435844126),c(6797.2465165098465,5310.996983250611),c(6751.393262402286,6086.47878681176),c(4325.1580341892095,3454.05413927689),c(8279.502796030325,7536.118122058669),c(11077.548106463399,10112.362975286393))
targetgene="SOX9"
collabel=c("P6_F5.fq","P6_F6.fq")

# set up color using RColorBrewer
#library(RColorBrewer)
#colors <- brewer.pal(length(targetgenelist), "Set1")

colors=c( "#E41A1C", "#377EB8", "#4DAF4A", "#984EA3", "#FF7F00",  "#A65628", "#F781BF",
          "#999999", "#66C2A5", "#FC8D62", "#8DA0CB", "#E78AC3", "#A6D854", "#FFD92F", "#E5C494", "#B3B3B3", 
          "#8DD3C7", "#FFFFB3", "#BEBADA", "#FB8072", "#80B1D3", "#FDB462", "#B3DE69", "#FCCDE5",
          "#D9D9D9", "#BC80BD", "#CCEBC5", "#FFED6F")


## code

targetmatvec=unlist(targetmat)+1
yrange=range(targetmatvec[targetmatvec>0]);
# yrange[1]=1; # set the minimum value to 1
for(i in 1:length(targetmat)){
  vali=targetmat[[i]]+1;
  if(i==1){
    plot(1:length(vali),vali,type='b',las=1,pch=20,main=paste('sgRNAs in',targetgene),ylab='Read counts',xlab='Samples',xlim=c(0.7,length(vali)+0.3),ylim = yrange,col=colors[(i %% length(colors))],xaxt='n',log='y')
    axis(1,at=1:length(vali),labels=(collabel),las=2)
    # lines(0:100,rep(1,101),col='black');
  }else{
    lines(1:length(vali),vali,type='b',pch=20,col=colors[(i %% length(colors))])
  }
}



dev.off()
Sweave("P6_01_day3_summary.Rnw");
library(tools);

texi2dvi("P6_01_day3_summary.tex",pdf=TRUE);
